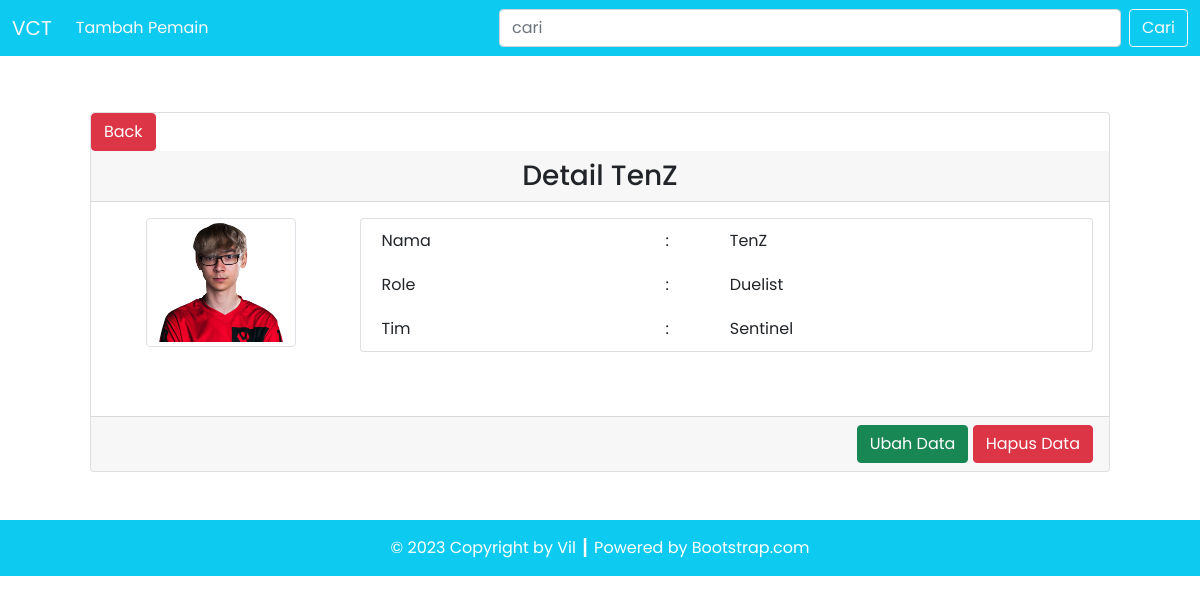
Screenshot of /detail.php?id=1 with the database file from the repository.
### tables this page shows
CREATE TABLE `player` (
  `id` int(11) NOT NULL,
  `nama` varchar(255) DEFAULT NULL,
  `player_foto` varchar(255) DEFAULT NULL,
  `role_id` int(11) NOT NULL,
  `team_id` int(11) NOT NULL
);

CREATE TABLE `role` (
  `role_id` int(11) NOT NULL,
  `role_nama` varchar(50) DEFAULT NULL
);

CREATE TABLE `team` (
  `team_id` int(11) NOT NULL,
  `team_nama` varchar(50) DEFAULT NULL
);

### config/db.php (called while the page is built)
<?php
$DB_HOST = "localhost";
$DB_USERNAME = "root";
$DB_PASSWORD = "";
$DB_NAME = "db_vct";
?>

### classes/DB.php (called while the page is built, shortened)
<?php
class DB
{
    private $hostname;
    private $username;
    private $password;
    private $dbname;
    private $conn;
    private $result;
    function __construct($hostname, $username, $password, $dbname)
    {
        $this->hostname = $hostname;
        $this->username = $username;
        $this->password = $password;
        $this->dbname = $dbname;
    }
    function open()
    {
        $this->conn = mysqli_connect($this->hostname, $this->username, $this->password, $this->dbname);
    }
    function execute($query)
    {
        $this->result = mysqli_query($this->conn, $query);
    }
    function getResult()
    {
        return mysqli_fetch_array($this->result);
    }
}
?>

### classes/Player.php (called while the page is built, shortened)
<?php
class Player extends DB
{
    function getPlayerById($id)
    {
        $query = "SELECT * FROM player JOIN role ON player.role_id=role.role_id JOIN team ON player.team_id=team.team_id WHERE id=$id";
        return $this->execute($query);
    }
}

### detail.php (the view, shortened to what this page needs)
<?php
include('config/db.php');
include('classes/DB.php');
include('classes/Role.php');
include('classes/Player.php');
$player = new Player($DB_HOST, $DB_USERNAME, $DB_PASSWORD, $DB_NAME);
$player->open();
$data = nulL;
if (isset($_GET['id'])) {
    $id = $_GET['id'];
    if ($id > 0) {
        $player->getPlayerById($id);
        $row = $player->getResult();
        $data .= '<div class="card-header text-center">
        <h3 class="my-0">Detail ' . $row['nama'] . '</h3>
        </div>
        <div class="card-body text-end">
            <div class="row mb-5">
                <div class="col-3">
                    <div class="row justify-content-center">
                        <img src="assets/images/' . $row['player_foto'] . '" class="img-thumbnail" alt="' . $row['player_foto'] . '" width="60">
                        </div>
                    </div>
                    <div class="col-9">
                        <div class="card px-3">
                            <table border="0" class="text-start">
                                <tr>
                                    <td>Nama</td>
                                    <td>:</td>
                                    <td>' . $row['nama'] . '</td>
                                </tr>
                                <tr>
                                    <td>Role</td>
                                    <td>:</td>
                                    <td>' . $row['role_nama'] . '</td>
                                </tr>
                                <tr>
                                    <td>Tim</td>
                                    <td>:</td>
                                    <td>' . $row['team_nama'] . '</td>
                                </tr>
                            </table>
                        </div>
                    </div>
                </div>
            </div>
            <div class="card-footer text-end">
                <a href="form.php?edit=' . $row['id'] . '"><button type="button" class="btn btn-success text-white">Ubah Data</button></a>
                <a href="detail.php?del=' . $row['id'] . '"><button type="button" class="btn btn-danger">Hapus Data</button></a>
            </div>';
    }
}

### rows the page displays
player: nama "TenZ", player_foto (picture), role.role_nama "Duelist", team.team_nama "Sentinel"
